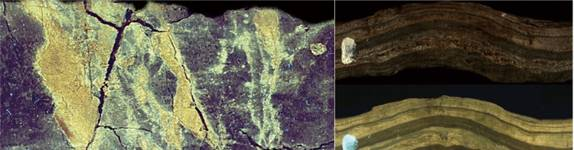
#> input picture lf.jpg, 574 x 150 px
$ python -i preprocessing.py   (imports and definitions only)
#> lines starting #> are read from the running program, lines starting #| are printed output that depends on the picture
#> further down, picture is the input picture: shape (150, 574, 3); mean B, G, R 73.9, 93, 97.1
"""图像预处理模块.

实现 PDF 第 4 步"图像预处理"中描述的色阶、曲线、亮度、对比度、
灰度、饱和度、滤波、锐化、平滑、查找边缘、底片等功能.
主要目的是加大孔洞区域与周边区域的色彩对比.
"""

from __future__ import annotations

from dataclasses import dataclass
from typing import Tuple

import cv2
import numpy as np


@dataclass
class PreprocessParams:
    """预处理参数."""
    brightness: float = 0.0
    contrast: float = 1.0
    saturation: float = 1.0
    gamma: float = 1.0
    blur_kernel: int = 0
    sharpen: bool = False
    invert: bool = False
    to_gray: bool = False
    edge_detect: bool = False
    auto_levels: bool = True


def auto_levels(image: np.ndarray) -> np.ndarray:
    """自动色阶拉伸.

    将图像的灰度直方图拉伸到 [0, 255] 范围,
    增强暗色孔洞与亮色岩石的对比度.
    """
    if image.ndim == 2:
        out = image.copy()
        for c in range(1):
            channel = out
            lo = float(np.percentile(channel, 2))
            hi = float(np.percentile(channel, 98))
            if hi - lo < 1e-6:
                continue
            channel = (channel - lo) * (255.0 / (hi - lo))
            channel = np.clip(channel, 0, 255).astype(np.uint8)
            out = channel
        return out

    out = image.copy()
    if out.shape[2] == 3:
        out = cv2.cvtColor(out, cv2.COLOR_BGR2LAB)
    lo = float(np.percentile(out, 2))
    hi = float(np.percentile(out, 98))
    if hi - lo > 1e-6:
        out = np.clip((out - lo) * (255.0 / (hi - lo)), 0, 255).astype(np.uint8)
    if image.shape[2] == 3:
        out = cv2.cvtColor(out, cv2.COLOR_LAB2BGR)
    return out


# [67 lines left out: functions adjust_brightness, adjust_contrast, adjust_saturation, adjust_gamma, to_grayscale, blur_image and 2 more, not called in this run]


def invert_image(image: np.ndarray) -> np.ndarray:
    """底片效果(像素取反)."""
    return cv2.bitwise_not(image)


# [56 lines left out: functions detect_edges, curve_adjust, preprocess, not called in this run]


def apply_pore_enhancement(image: np.ndarray) -> np.ndarray:
    """面向孔洞识别的增强策略.
    1. 转到 LAB 颜色空间,仅对 L 通道做 CLAHE
    2. 自动色阶拉伸
    """
    if image.ndim == 2:
        return auto_levels(image)
    lab = cv2.cvtColor(image, cv2.COLOR_BGR2LAB)
#> lab: shape (150, 574, 3); mean of channels 0, 1, 2 97.4, 127.1, 138.8
    l, a, b = cv2.split(lab)
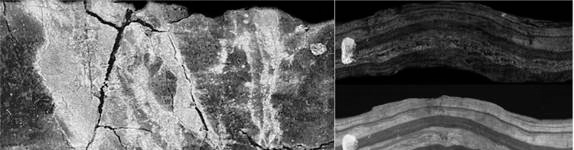
#> l: shape (150, 574); min 0, max 255, mean 97.4
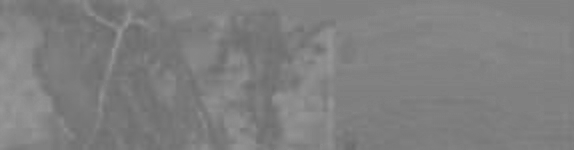
#> a: shape (150, 574); min 104, max 152, mean 127.1
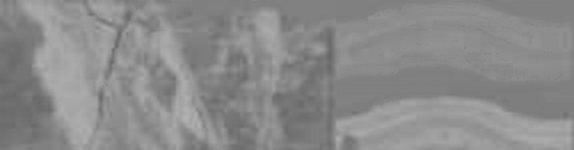
#> b: shape (150, 574); min 103, max 178, mean 138.8
    clahe = cv2.createCLAHE(clipLimit=2.0, tileGridSize=(8, 8))
    l2 = clahe.apply(l)
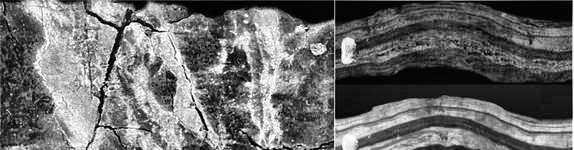
#> l2: shape (150, 574); min 0, max 255, mean 107
    lab2 = cv2.merge([l2, a, b])
#> lab2: shape (150, 574, 3); mean of channels 0, 1, 2 107, 127.1, 138.8
    bgr = cv2.cvtColor(lab2, cv2.COLOR_LAB2BGR)
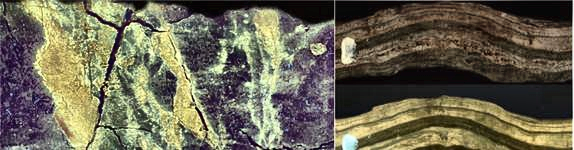
#> bgr: shape (150, 574, 3); mean B, G, R 83.2, 102.6, 107
    return auto_levels(bgr)
#> in auto_levels, `out = cv2.cvtColor(out, cv2.COLOR_BGR2LAB)`: out: shape (150, 574, 3); mean of channels 0, 1, 2 107, 127, 138.8
#> in auto_levels, `lo = float(np.percentile(out, 2))`: lo = 7
#> in auto_levels, `hi = float(np.percentile(out, 98))`: hi = 225
#> in auto_levels, `out = np.clip((out - lo) * (255.0 / (hi - lo)), 0, 255).astype(np.uint8)`: out: shape (150, 574, 3); mean of channels 0, 1, 2 115.7, 140, 153.6
#> in auto_levels, `out = cv2.cvtColor(out, cv2.COLOR_LAB2BGR)`:
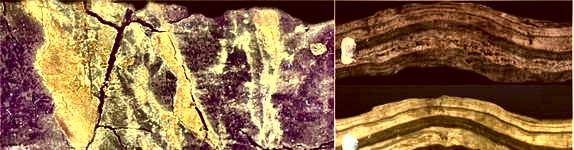
#> out: shape (150, 574, 3); mean B, G, R 68.5, 103.8, 139.7


__all__ = [
    "PreprocessParams",
    "auto_levels", "adjust_brightness", "adjust_contrast",
    "adjust_saturation", "adjust_gamma",
    "to_grayscale", "blur_image", "median_filter",
    "sharpen_image", "invert_image", "detect_edges",
    "curve_adjust", "preprocess", "apply_pore_enhancement",
]

>>> import cv2
>>> picture = cv2.imread('../../lf.jpg')
>>> result = apply_pore_enhancement(picture)

$ run again, on 粒度样.jpg
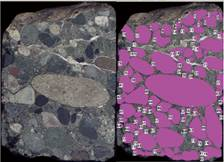
#> input picture 粒度样.jpg, 224 x 162 px
#> picture is the input picture: shape (162, 224, 3); mean B, G, R 107.4, 88.1, 110.8
#> lab: shape (162, 224, 3); mean of channels 0, 1, 2 102.9, 140.2, 121.3
#> lab2: shape (162, 224, 3); mean of channels 0, 1, 2 120.4, 140.2, 121.3
#> in apply_pore_enhancement, `bgr = cv2.cvtColor(lab2, cv2.COLOR_LAB2BGR)`:
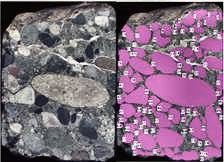
#> bgr: shape (162, 224, 3); mean B, G, R 125.6, 106.2, 129.3
#> lo = 8
#> hi = 203
#> in auto_levels, `out = cv2.cvtColor(out, cv2.COLOR_LAB2BGR)`:
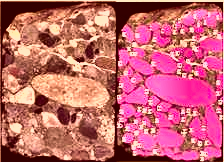
#> out: shape (162, 224, 3); mean B, G, R 110.8, 101.6, 197.4

$ run again, on 裂缝样.jpg
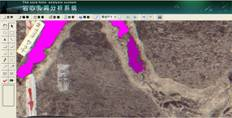
#> input picture 裂缝样.jpg, 232 x 118 px
#> picture is the input picture: shape (118, 232, 3); mean B, G, R 119.7, 116, 134.8
#> lab: shape (118, 232, 3); mean of channels 0, 1, 2 130.6, 134.7, 130.3
#> lab2: shape (118, 232, 3); mean of channels 0, 1, 2 137.6, 134.7, 130.3
#> in apply_pore_enhancement, `bgr = cv2.cvtColor(lab2, cv2.COLOR_LAB2BGR)`:
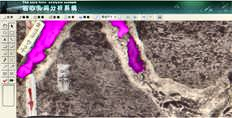
#> bgr: shape (118, 232, 3); mean B, G, R 127, 123.8, 142.2
#> lo = 55
#> hi = 235
#> in auto_levels, `out = cv2.cvtColor(out, cv2.COLOR_LAB2BGR)`:
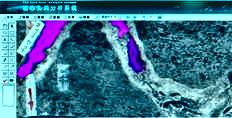
#> out: shape (118, 232, 3); mean B, G, R 143.5, 117.5, 56.2
